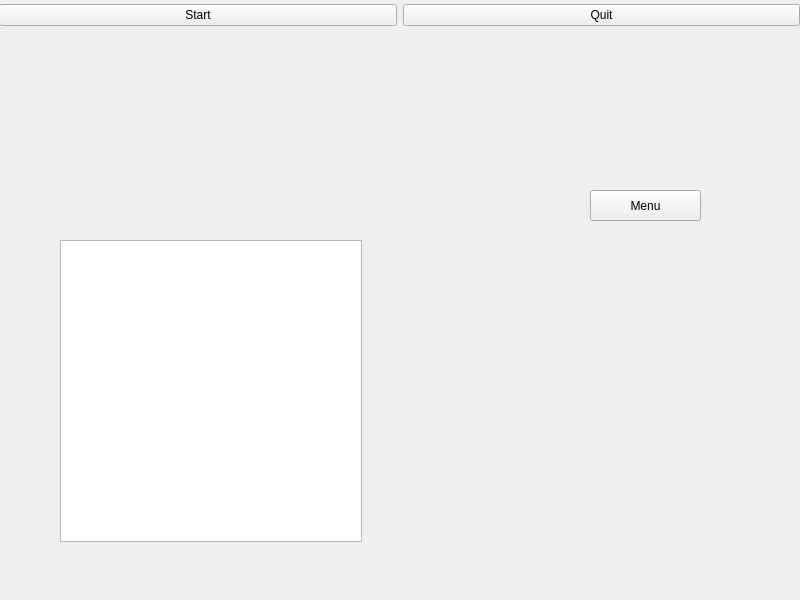
<?xml version="1.0" encoding="UTF-8"?>
<ui version="4.0">
 <class>MainWindow</class>
 <widget class="QMainWindow" name="MainWindow">
  <property name="enabled">
   <bool>true</bool>
  </property>
  <property name="geometry">
   <rect>
    <x>0</x>
    <y>0</y>
    <width>800</width>
    <height>600</height>
   </rect>
  </property>
  <property name="windowTitle">
   <string>MainWindow</string>
  </property>
  <widget class="QWidget" name="centralwidget">
   <property name="enabled">
    <bool>true</bool>
   </property>
   <widget class="QWidget" name="MainMenu" native="true">
    <property name="enabled">
     <bool>true</bool>
    </property>
    <property name="geometry">
     <rect>
      <x>0</x>
      <y>0</y>
      <width>801</width>
      <height>41</height>
     </rect>
    </property>
    <widget class="QWidget" name="horizontalLayoutWidget">
     <property name="geometry">
      <rect>
       <x>-1</x>
       <y>0</y>
       <width>801</width>
       <height>31</height>
      </rect>
     </property>
     <layout class="QHBoxLayout" name="horizontalLayout">
      <property name="spacing">
       <number>6</number>
      </property>
      <property name="bottomMargin">
       <number>0</number>
      </property>
      <item>
       <widget class="QPushButton" name="StartButton">
        <property name="text">
         <string>Start</string>
        </property>
       </widget>
      </item>
      <item>
       <widget class="QPushButton" name="QuitButton">
        <property name="enabled">
         <bool>true</bool>
        </property>
        <property name="text">
         <string>Quit</string>
        </property>
       </widget>
      </item>
     </layout>
    </widget>
   </widget>
   <widget class="QWidget" name="ActivePlace" native="true">
    <property name="geometry">
     <rect>
      <x>0</x>
      <y>40</y>
      <width>801</width>
      <height>561</height>
     </rect>
    </property>
    <widget class="QPushButton" name="MainMenuButton">
     <property name="geometry">
      <rect>
       <x>590</x>
       <y>150</y>
       <width>111</width>
       <height>31</height>
      </rect>
     </property>
     <property name="text">
      <string>Menu</string>
     </property>
    </widget>
    <widget class="QTableWidget" name="Inventory">
     <property name="geometry">
      <rect>
       <x>60</x>
       <y>200</y>
       <width>302</width>
       <height>302</height>
      </rect>
     </property>
     <property name="minimumSize">
      <size>
       <width>302</width>
       <height>302</height>
      </size>
     </property>
     <property name="maximumSize">
      <size>
       <width>302</width>
       <height>302</height>
      </size>
     </property>
    </widget>
    <widget class="QLabel" name="Item">
     <property name="geometry">
      <rect>
       <x>600</x>
       <y>220</y>
       <width>100</width>
       <height>100</height>
      </rect>
     </property>
     <property name="minimumSize">
      <size>
       <width>100</width>
       <height>100</height>
      </size>
     </property>
     <property name="maximumSize">
      <size>
       <width>100</width>
       <height>100</height>
      </size>
     </property>
     <property name="text">
      <string/>
     </property>
    </widget>
   </widget>
  </widget>
 </widget>
 <resources/>
 <connections/>
</ui>
